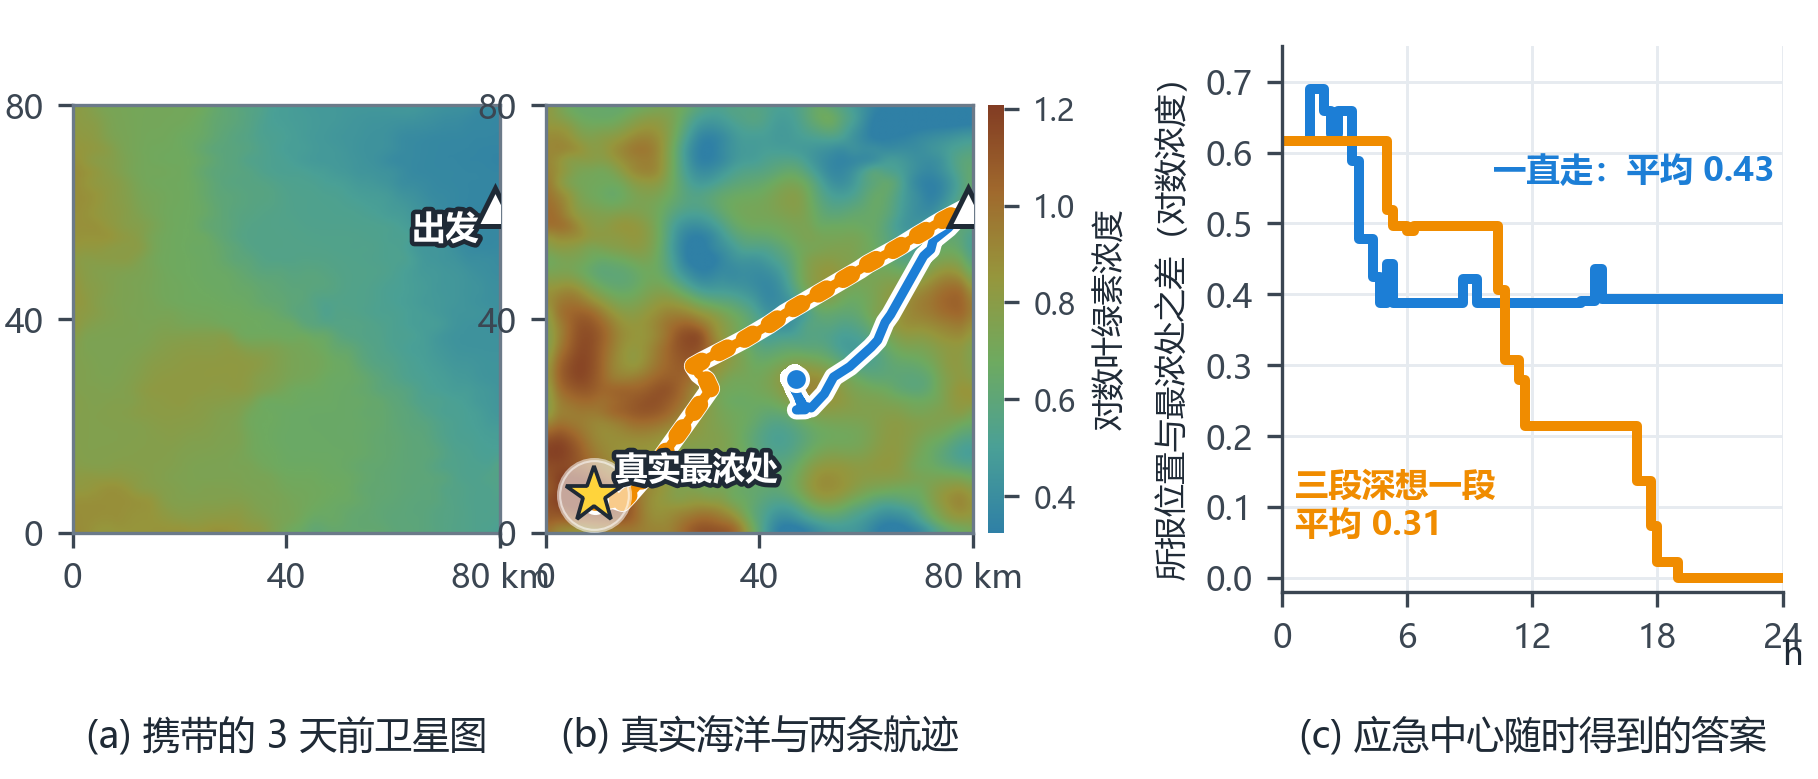

Source code (Python):
"""Figure: one test mission with a slow onboard computer (5 rollouts per minute).
(a) the 3-day-old satellite map the vehicle carries; (b) the ocean it actually meets, with the
tracks of "always go" and "think one interval in three" (thick where the high-performance
computer ran) and the true densest water; (c) how far the vehicle's answer is from the densest
water, over the 24-hour window.
Mission choice (stated rule): the first test mission, in date order, on which the two
strategies differ by more than 0.1 in time-averaged regret (results/main_v3_test_weak).
"""
import csv
import json
import sys
from pathlib import Path

import matplotlib
matplotlib.use("Agg")
import matplotlib.pyplot as plt
import numpy as np
import pandas as pd
from matplotlib.colors import LinearSegmentedColormap

ROOT = Path(__file__).resolve().parents[2]
sys.path.insert(0, str(ROOT / "src"))
sys.path.insert(0, str(ROOT / "paper"))
from terms import STRATEGY  # noqa: E402
from oceanmeta.belief import gaussian_random_fields  # noqa: E402
from oceanmeta.mission import Sensor, MissionConfig, run_mission  # noqa: E402
from oceanmeta.platforms import auv  # noqa: E402
from oceanmeta.meta import Fixed, Periodic  # noqa: E402

import style as SS  # noqa: E402
SS.setup()
from scipy.ndimage import zoom  # noqa: E402
import matplotlib.patheffects as pe  # noqa: E402
CHL = LinearSegmentedColormap.from_list("chl", ["#2f80a6", "#4aa096", "#6eaa60", "#96963c", "#a0692d", "#823c23"])

df = pd.DataFrame([json.loads(l) for l in open(ROOT / "results" / "main_v3_test_weak" / "results.jsonl", encoding="utf-8")])
rows = list(csv.DictReader(open(ROOT / "data" / "missions" / "chl_missions.csv", encoding="utf-8")))
p = df[df.controller.isin(["fixed-0", "periodic-100"])].pivot_table(index="mission", columns="controller", values="regret_avg")
p["diff"] = p["fixed-0"] - p["periodic-100"]
cand = [int(r["id"]) for r in sorted(rows, key=lambda r: r["date"]) if int(r["id"]) in p.index and p.loc[int(r["id"]), "diff"] > 0.1]
i = cand[0]
row = rows[i]
M = np.load(ROOT / "data" / "missions" / "chl_missions.npz")
st = json.load(open(ROOT / "data" / "missions" / "prior_stats.json", encoding="utf-8"))
li = list(M["lags"]).index(3)
mask = M["mask"][i]
truth = M["truth"][i] + 0.15 * gaussian_random_fields(1, 40, 40, 3.0, np.random.default_rng(7919 * i + 1))[0]
prior = M["prior"][i, li]
sd = float(np.hypot(st["sd"]["3"], 0.15))
start = (float(row["start_x"]), float(row["start_y"]))
plat = auv(rate_low=5, rate_high=250, p_think=20)
cfg = MissionConfig(prior_length_cells=st["length_cells"]["3"])
runs = {}
GO, T3 = STRATEGY["fixed-0"], STRATEGY["periodic-100"]
for name, ctl in ((GO, Fixed(0)), (T3, Periodic([1, 0, 0]))):
    out, m = run_mission(truth, prior, sd, mask, start, plat, Sensor(noise_sd=0.1), cfg, ctl, seed=0 * 100003 + i * 31 + 3)
    runs[name] = (out, m)


fig = plt.figure(figsize=(SS.TEXTW, 66 * SS.MM))
vmin, vmax = np.percentile(truth[mask], [2, 99.5])
ext = [0, 80, 0, 80]          # cell k spans 2k..2k+2 km; positions in cells map to 2x+1 km


def smooth(f):
    big = zoom(np.where(mask, f, np.nanmedian(f[mask])), 8, order=3)
    m = zoom(mask.astype(float), 8, order=0) > 0.5
    return np.where(m, big, np.nan)


def draw_map(ax, f):
    ax.set_facecolor("#D9DEE3")
    im = ax.imshow(smooth(f), origin="lower", cmap=CHL, vmin=vmin, vmax=vmax, extent=ext, interpolation="bilinear")
    ax.set_xticks([0, 40, 80], ["0", "40", "80 km"])
    ax.set_yticks([0, 40, 80], ["0", "40", "80"])
    ax.grid(False)
    for sp in ax.spines.values():
        sp.set_visible(True)
        sp.set_color("#6B7A89")
    return im


ax0 = fig.add_axes([0.040, 0.24, 0.235, 0.70])
draw_map(ax0, prior)
ax0.plot(start[0] * 2 + 1, start[1] * 2 + 1, "^", ms=9, color="white", mec=SS.INK, mew=1.2, zorder=5)
ax0.text(start[0] * 2 - 2, start[1] * 2 - 5, "出发", ha="right", fontsize=8, color="white", fontweight="bold",
         path_effects=[pe.withStroke(linewidth=2.2, foreground=SS.INK)])
ax1 = fig.add_axes([0.300, 0.24, 0.235, 0.70])
im = draw_map(ax1, truth)
ty, tx = np.unravel_index(np.argmax(np.where(mask, truth, -9)), truth.shape)
cols = {GO: SS.GO, T3: SS.THINK}
halo = [pe.Stroke(linewidth=4.6, foreground="white"), pe.Normal()]
for name, (out, m) in runs.items():
    pos = [start] + m.log.positions
    xs = [p_[0] * 2 + 1 for p_ in pos]
    ys = [p_[1] * 2 + 1 for p_ in pos]
    ax1.plot(xs, ys, color=cols[name], lw=2.2, path_effects=halo, zorder=3)
    for t, a in enumerate(m.log.actions):
        if a in (1, 3):
            ax1.plot(xs[t:t + 2], ys[t:t + 2], color=cols[name], lw=4.2, solid_capstyle="round", zorder=4)
    ax1.plot(xs[-1], ys[-1], "o", ms=5.5, color=cols[name], mec="white", mew=1.0, zorder=5)
ax1.plot(tx * 2 + 1, ty * 2 + 1, "o", ms=17, color="white", alpha=0.55, zorder=4)
ax1.plot(tx * 2 + 1, ty * 2 + 1, "*", ms=14, color="#FFD43B", mec=SS.INK, mew=0.9, zorder=6)
ax1.plot(start[0] * 2 + 1, start[1] * 2 + 1, "^", ms=9, color="white", mec=SS.INK, mew=1.2, zorder=6)
ax1.text(tx * 2 + 5, ty * 2 + 4, "真实最浓处", fontsize=7.8, color="white", fontweight="bold", zorder=7,
         path_effects=[pe.withStroke(linewidth=2.2, foreground=SS.INK)])
fig.canvas.draw()
b1 = ax1.get_position()
cax = fig.add_axes([b1.x1 + 0.008, b1.y0, 0.009, b1.height])
cb = fig.colorbar(im, cax=cax)
cb.outline.set_visible(False)
cb.ax.tick_params(labelsize=7.2)
cb.set_label("对数叶绿素浓度", fontsize=7.6)
ax2 = fig.add_axes([0.705, 0.24, 0.275, 0.70])
for name, (out, m) in runs.items():
    tmax = out["true_max"]
    ts = [a for a, _ in m.answers] + [24 * 60]
    vs = [tmax - v for _, v in m.answers]
    ax2.step(np.array(ts[:-1]) / 60, vs, where="post", color=cols[name], lw=2.4)
    ax2.hlines(vs[-1], ts[-2] / 60, 24, color=cols[name], lw=2.4)
ax2.set_xlim(0, 24)
ax2.set_ylim(-0.02, 0.75)
ax2.set_xticks([0, 6, 12, 18, 24])
ax2.text(1.0, -0.085, "h", transform=ax2.transAxes, ha="left", va="top", fontsize=8)
ax2.set_ylabel("所报位置与最浓处之差（对数浓度）", fontsize=7.8)
ax2.text(23.6, 0.55, f"{GO}：平均 {runs[GO][0]['regret_avg']:.2f}", color=cols[GO], fontsize=8, ha="right", va="bottom",
         fontweight="bold")
ax2.text(0.6, 0.05, f"{T3}" + chr(10) + f"平均 {runs[T3][0]['regret_avg']:.2f}", color=cols[T3], fontsize=8, ha="left", va="bottom",
         fontweight="bold")
fig.canvas.draw()
for ax_, t_ in ((ax0, "(a) 携带的 3 天前卫星图"), (ax1, "(b) 真实海洋与两条航迹"), (ax2, "(c) 应急中心随时得到的答案")):
    bb = ax_.get_position()
    fig.text((bb.x0 + bb.x1) / 2, 0.03, t_, ha="center", va="bottom", fontsize=9.0, color=SS.INK)
SS.save(fig, "fig_example")
print("mission", i, row["date"], {k: round(v[0]["regret_avg"], 3) for k, v in runs.items()})
